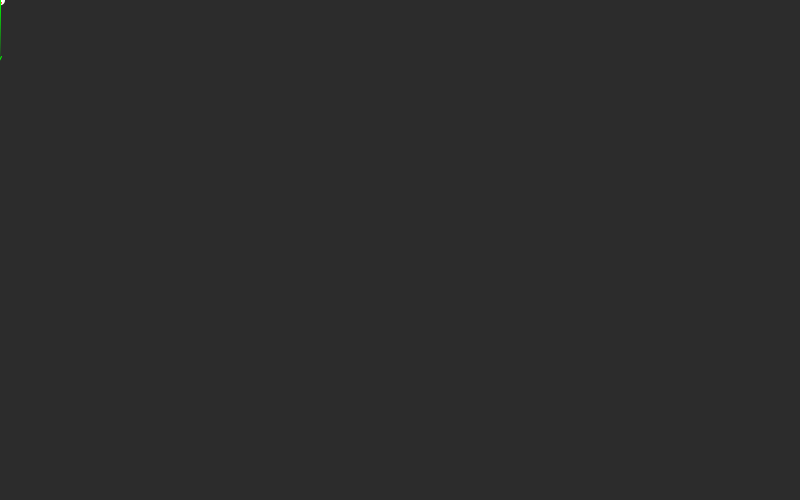
Frame 1 (no input)
Frame 60 (the mouse pressed at the canvas centre just before this capture): blank canvas, image omitted
Frame 120 (the mouse held since frame 60 and released just before this capture): blank canvas, image omitted

The Processing sketch that drew this single still picture (run headless with seeded random() and noise(); from frame 60 on, the mouse is pressed at the canvas centre):

// Processing sketch: processing_78958
// ── processing_78958.pde

PVector startPosition;
PVector position;
PVector velocity;

PVector gravity;

float mass = 10;

void setup() {
  size(800, 500); 
  frameRate(25);
  smooth();
  
  startPosition = new PVector();
  
  position = new PVector(0, 0);
  velocity = new PVector(0, 0);
  gravity = new PVector(0, 0.3);  // gravity goes down
}

void draw() {
  background(44);

  /* Calculate the movement */    
  PVector acceleration = new PVector();
  acceleration.add(gravity);
  
  velocity.add(acceleration);

  position.add(velocity);


  /* Draw the object */
  noStroke();
  fill(255);

  ellipse(position.x, position.y, mass, mass);
  

  /* Draw slingshot */
  if(mousePressed) {
    stroke(255, 0, 0);
    line(mouseX, mouseY, startPosition.x, startPosition.y);
    
    noStroke();
    fill(255);
    
    rectMode(CENTER);
    rect(startPosition.x, startPosition.y, 10, 10);
  } 
  
  
  /* Draw vectors (DO NOT COPY)  */
  stroke(255, 0, 0);
  drawVector(velocity, position, 20);
  stroke(0, 255, 0);
  drawVector(acceleration, position, 200);
}


void mousePressed() {
  startPosition.set(mouseX, mouseY, 0);
}


void mouseReleased() {
  position.set(startPosition);   // Begin where we started dragging
  
  PVector mouseDirection = new PVector(mouseX, mouseY);   // Calculate the shooting direction & strength
  mouseDirection.sub(startPosition);
  mouseDirection.mult(-1);   // Other way
  mouseDirection.mult(0.15);  // Scale it down

  velocity.set(mouseDirection);
}

void drawVector(PVector vec, PVector base, float len) {
  pushMatrix();
  float arrowSize = 4;
  translate(base.x, base.y);
  rotate(vec.heading2D());
  float lineLength = vec.mag() * len;
  line(0, 0, lineLength, 0);
  line(lineLength, 0,lineLength - arrowSize, arrowSize * 0.5);
  line(lineLength, 0,lineLength - arrowSize,-arrowSize * 0.5);
  popMatrix();
}
